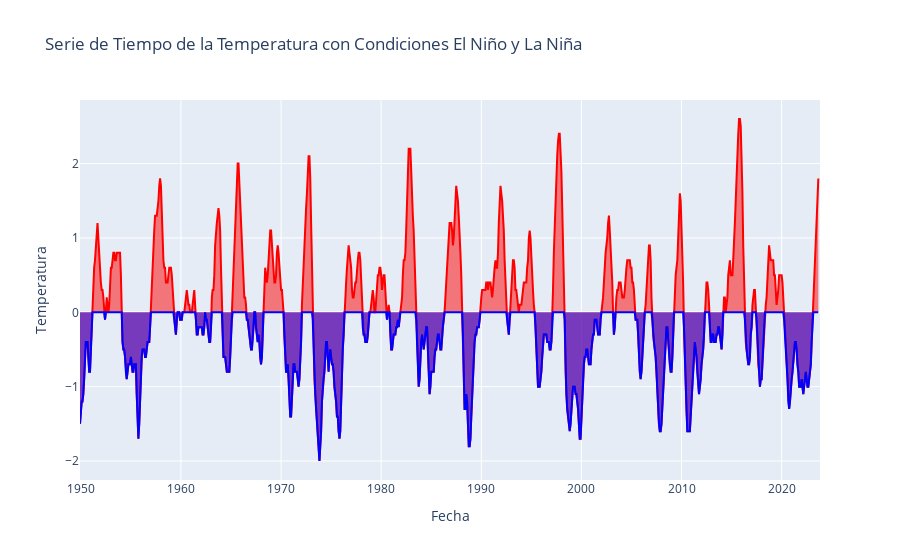

The notebook cell saved with this chart:
### Code cell
import plotly.graph_objects as go

# Crear una figura de Plotly
fig = go.Figure()

# Agregar línea para valores positivos (El Niño)
fig.add_trace(go.Scatter(
    x=df_melted['Date'],
    y=df_melted['Temperature'],
    mode='lines',
    name='El Niño',
    line=dict(color='red'),
    customdata=df_melted['Temperature'],
    hovertemplate='%{x}: %{customdata} (El Niño)',
    showlegend=False,
    fill='tozeroy'
))

# Agregar línea para valores negativos (La Niña)
fig.add_trace(go.Scatter(
    x=df_melted['Date'],
    y=df_melted['Temperature'].clip(upper=0),
    mode='lines',
    name='La Niña',
    line=dict(color='blue'),
    customdata=df_melted['Temperature'],
    hovertemplate='%{x}: %{customdata} (La Niña)',
    showlegend=False,
    fill='tozeroy'
))

# Actualizar diseño del gráfico
fig.update_layout(
    title='Serie de Tiempo de la Temperatura con Condiciones El Niño y La Niña',
    xaxis_title='Fecha',
    yaxis_title='Temperatura'
)

# Mostrar el gráfico
fig.show()

### Figure 1 — Plotly figure (JSON) as saved in the notebook; plotly's stock layout.template omitted (floating-point values rounded to 4 significant figures; data arrays with more than 128 entries replaced by an {"elided": "..."} marker saying what was removed)
{"data": [{"customdata": {"elided": "888 float values"}, "fill": "tozeroy", "hovertemplate": "%{x}: %{customdata} (El Niño)", "line": {"color": "red"}, "mode": "lines", "name": "El Niño", "showlegend": false, "type": "scatter", "x": {"elided": "888 str values"}, "y": {"elided": "888 float values"}}, {"customdata": {"elided": "888 float values"}, "fill": "tozeroy", "hovertemplate": "%{x}: %{customdata} (La Niña)", "line": {"color": "blue"}, "mode": "lines", "name": "La Niña", "showlegend": false, "type": "scatter", "x": {"elided": "888 str values"}, "y": {"elided": "888 float values"}}], "layout": {"title": {"text": "Serie de Tiempo de la Temperatura con Condiciones El Niño y La Niña"}, "xaxis": {"title": {"text": "Fecha"}}, "yaxis": {"title": {"text": "Temperatura"}}}}
